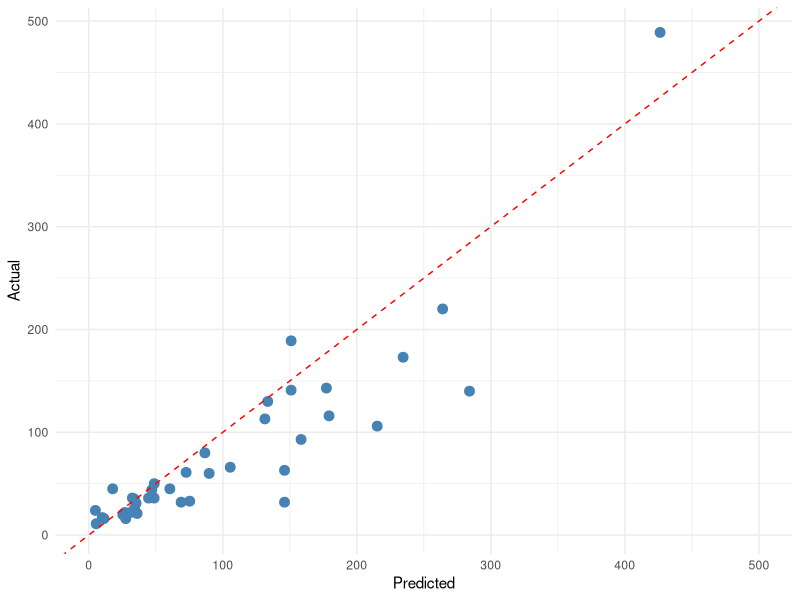

Write the R code that produced this figure. (Note: a time limit stopped this script after it produced the figure.)
## -----------------------------------------------------------------------
#De-comment to install the packages below
install.packages(c("tidyverse","caret","glmnet"))
library(tidyverse)  #For ggplot2 and dplyr
library(caret)  #Classification and Regression Training package
library(glmnet)  #For penalised regression modelling

## -----------------------------------------------------------------------
CPU <- read.csv("CPU.csv", header=TRUE, stringsAsFactors=FALSE);  #Read in the data
str(CPU)  #Examine its structure


## -----------------------------------------------------------------------
#Create the training and test datasets

set.seed(1)  #Set the random seed.

# Step 1: Get row numbers for the training data
trainRowNumbers <- createDataPartition(CPU$PRP, #The outcome variable
                                       p=0.75, #proportion of data to form the training set
                                       list=FALSE  #Don't store the result in a list
                                       );

# Step 2: Create the training  dataset, and excluding the 1st 2 columns.
trainData <- CPU[trainRowNumbers,3:9]

# Step 3: Create the test dataset, and excluding the 1st 2 columns.
testData <- CPU[-trainRowNumbers,3:9]


## -----------------------------------------------------------------------
lambdas <- 10^seq(-3,3,length=200) #A sequence of lambdas

set.seed(1)
mod.ridge <- train(PRP ~., #Formula
                   data = trainData, #Training data
                   method = "glmnet",  #Penalised regression modelling
                   #Set to c("center", "scale") to standardise data
                   preProcess = NULL,
                   #Perform 10-fold CV, 5 times over.
                   trControl = trainControl("repeatedcv", 
                                            number = 10,
                                            repeats = 5), 
                   tuneGrid = expand.grid(alpha = 0, #Ridge regression
                                          lambda = lambdas)
                  )

#Optimal lambda value
mod.ridge$bestTune


## -----------------------------------------------------------------------
# Model coefficients
coef(mod.ridge$finalModel, mod.ridge$bestTune$lambda)


## -----------------------------------------------------------------------
model.pf <- function(actual,predicted)
{
  diff <- actual - predicted
  RMSE <- diff^2 %>% mean %>% sqrt;  #RMSE
  bias <- diff %>% mean  #Bias
  cor <- cor(actual,predicted)  #Correlation
  predR2 <-cor^2  #Prediction R2

  #return as function output
  return(c(RMSE=RMSE, Bias=bias,
            Corr=cor, PredR2=predR2))
}


## -----------------------------------------------------------------------
pred.ridge <- predict(mod.ridge,testData)  #Predict PRP at the test data
pf.ridge <- model.pf(testData$PRP,pred.ridge); pf.ridge


## -----------------------------------------------------------------------
df <- data.frame(Actual=testData$PRP,Predicted=pred.ridge)

ggplot(df,aes(x=Predicted,y=Actual))+
  geom_point(size=3,colour="steelblue")+
  xlim(0,500)+
  #Reference line given by y=x, i.e. slope=1 and intercept=0
  geom_abline(slope=1,
              intercept=0,
              colour="red",  #Colour of the line
              linetype=2) + #Dotted line  
  theme_minimal()


## -----------------------------------------------------------------------
mod.ols <- lm(formula=PRP~.,  #PRP as a function of all 6 features
              data=trainData)  #The relevant training data

#Predict PRP with the test data
pred.ols <- predict(mod.ols,  #Model used to make prediction
                    newdata=testData  #Test set
                   )
pf.ols <- model.pf(testData$PRP,pred.ols); 

#Compare the results of ridge regression to OLS
rbind(OLS=pf.ols,Ridge=pf.ridge) %>% round(digit=3) 




## -----------------------------------------------------------------------
set.seed(1)
mod.LASSO <- train(PRP ~., #Formula
                   data = trainData, #Training data
                   method = "glmnet",  #Penalised regression modelling
                   #Set preProcess to c("center", "scale") to standardise data
                   preProcess = NULL,
                   #Perform 10-fold CV, 5 times over.
                   trControl = trainControl("repeatedcv", 
                                            number = 10,
                                            repeats = 5), 
                   tuneGrid = expand.grid(alpha = 1, #LASSO regression
                                          lambda = lambdas)
                  )

#Optimal lambda value
mod.LASSO$bestTune


## -----------------------------------------------------------------------
# Model coefficients
coef(mod.LASSO$finalModel, mod.LASSO$bestTune$lambda)


## -----------------------------------------------------------------------
pred.LASSO <- predict(mod.LASSO,testData)  #Predict PRP at the test data
pf.LASSO <- model.pf(testData$PRP,pred.LASSO); #Performance measures of LASSO

#Tabulate and compare the three models.
mod.comp <- rbind(OLS=pf.ols,Ridge=pf.ridge,LASSO=pf.LASSO) %>% data.frame()
mod.comp %>% round(digit=3)


## -----------------------------------------------------------------------
alphas <- seq(0.1,0.9,by=0.1); alphas

set.seed(1)
mod.elnet <- train(PRP ~., #Formula
                   data = trainData, #Training data
                   method = "glmnet",  #Penalised regression modelling
                   #Set preProcess to c("center", "scale") to standardise data
                   preProcess = NULL,
                   #Perform 10-fold CV, 5 times over.
                   trControl = trainControl("repeatedcv",
                                            number = 10,
                                            repeats = 5),
                   tuneGrid = expand.grid(alpha = alphas, 
                                           lambda = lambdas)
                  )

#Optimal lambda value
mod.elnet$bestTune


## -----------------------------------------------------------------------
# Model coefficients
coef(mod.elnet$finalModel, mod.elnet$bestTune$lambda)


## -----------------------------------------------------------------------
pred.elnet <- predict(mod.elnet,testData)  #Predict PRP at the test data
pf.elnet <- model.pf(testData$PRP,pred.elnet); #Performance measures

#Tabulate and compare all 4 models.
mod.comp <- rbind(mod.comp,ElastNet=pf.elnet) %>% data.frame()
mod.comp %>% round(digit=3)
